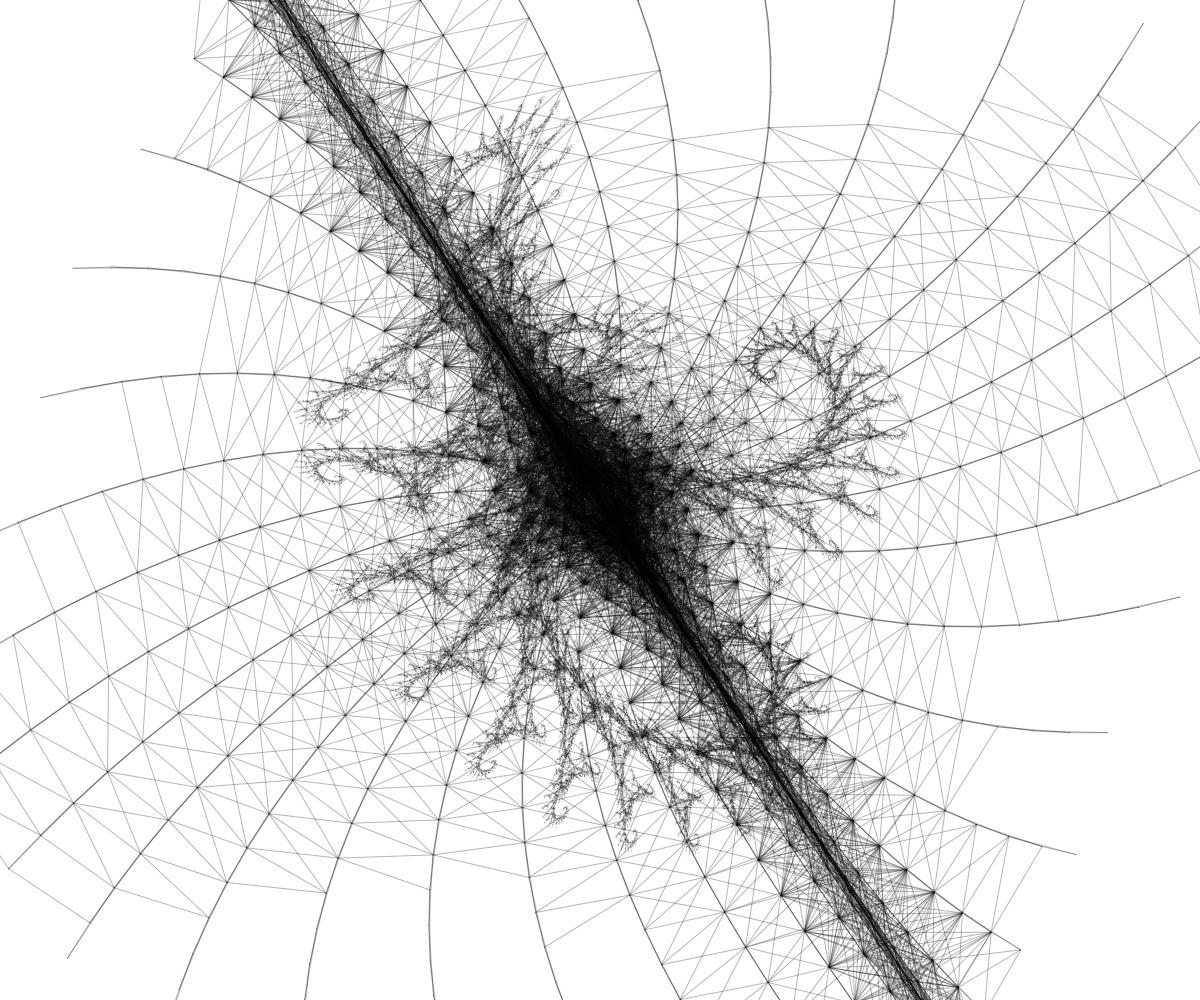
Frame 1 (no input)
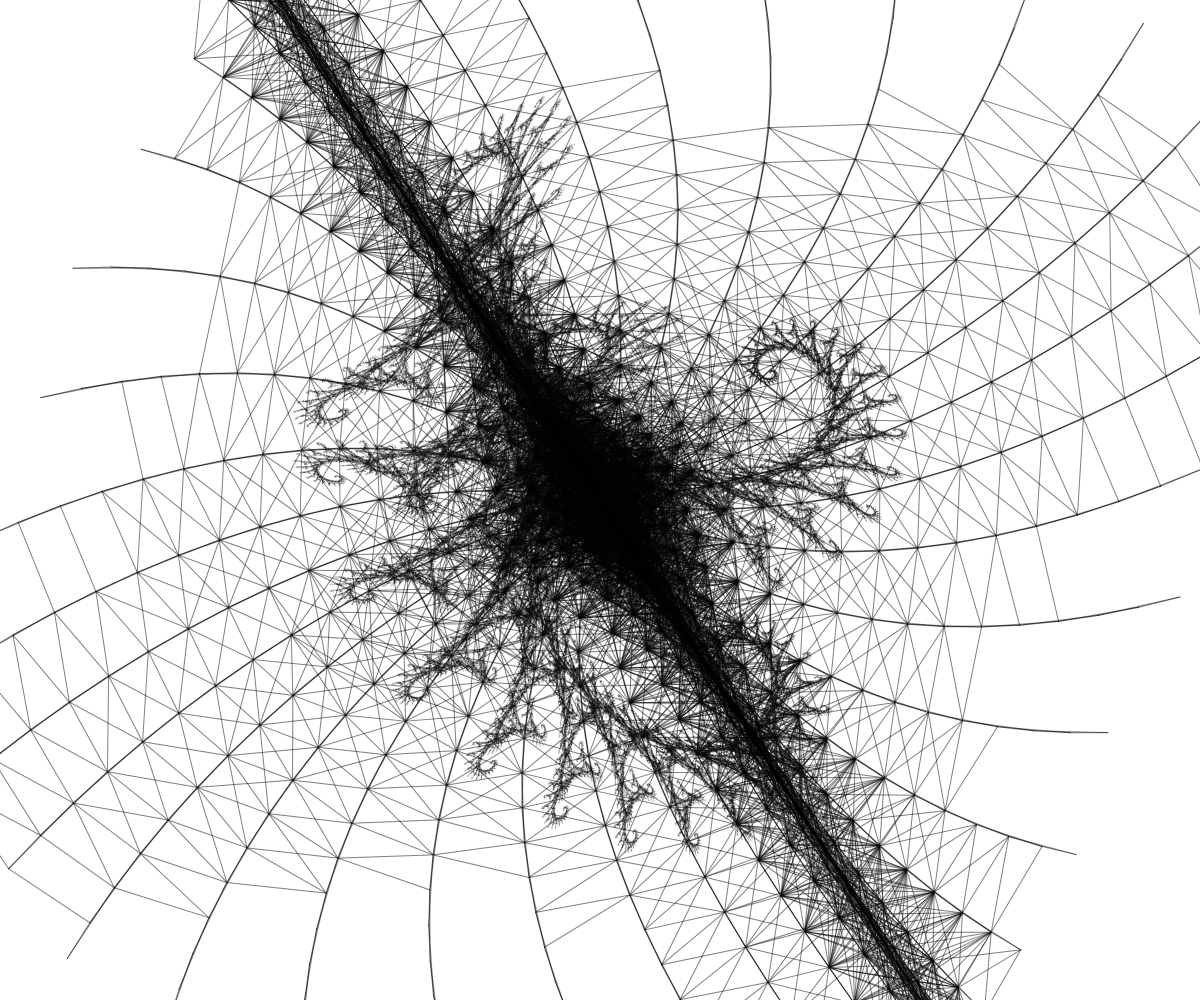
Frame 2 (the mouse pressed at the canvas centre, redrawn once)

The p5.js sketch that drew these frames (run headless with seeded random() and noise() and a simulated clock; the mouse was pressed at the canvas centre and the sketch redrawn once):

// p5.js sketch
// ── sketch.js
let xn2, yn2;
let xn1, yn1;
let a, b, c, d, e, f;
let p;
let num = 720;
let x = new Array(num);
let y = new Array(num);
let distance;
let rad = 20;

function setup() {
  createCanvas(windowWidth, windowHeight);
  background(255);
  pixelDensity(2);
  noLoop();
  stroke(0, 40);
  xn1 = 0;
  yn1 = 0;
  for(let i = 0; i < num; i++) {
    x[i] = rad * cos(i);
    y[i] = -rad * sin(i) * sin(i) * sin(i); 
    rad+=1;
  }
}

function draw() {
  translate(width/2, height/2);
  for(let i = 0; i < num; i++) {
    for(let j = 1; j < num; j++) {
      distance = int(dist(x[i], y[i], x[j], y[j]));
      if(distance < 100) {
        push();
        rotate(1);
        line(x[i], y[i], x[j], y[j]);
        pop();
      }
    }
  }

  drawFractale(0, -100);
  rotate(radians(30));
  drawFractale(20, 100);
 
}

function drawFractale(locx, locy) {
  push();
  translate(locx, locy+200);
   for(let i = 0; i < 200000; i++) {
    p = random(1);
    if(p <= 0.8) {
      a = 0.824074;
      b = 0.281428;
      c = -0.212346;
      d = 0.864198;
      e = -1.88229;
      f = -0.110607;
    }else{
      a = 0.088272;
      b = 0.520988;
      c = -0.463889;
      d = -0.377778;
      e = 0.785360;
      f = 8.095795;
    }
    
    xn2 = a * xn1 + b * yn1 +e;
    yn2 = c * xn1 + d * yn1 +f;

    point(-xn2 * 50, -yn2 * 50);
    
    xn1 = xn2;
    yn1 = yn2;
  }
  pop();
}
